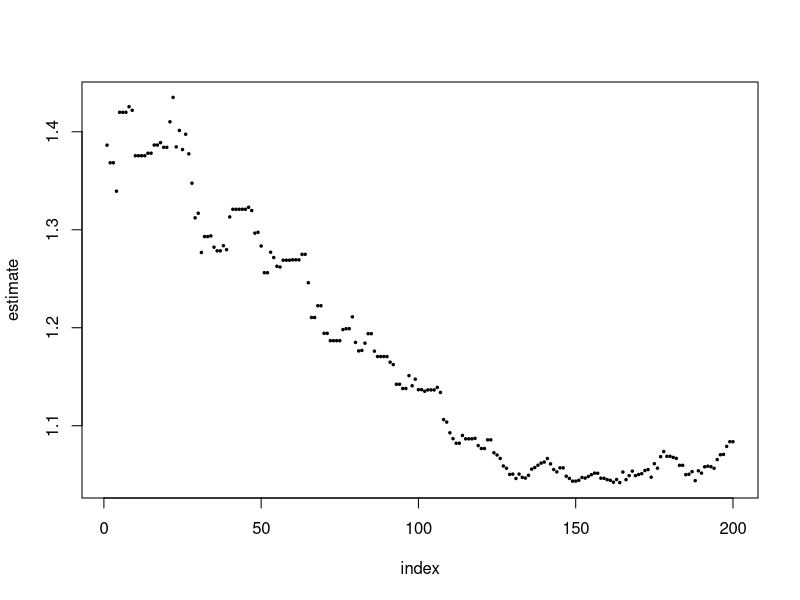
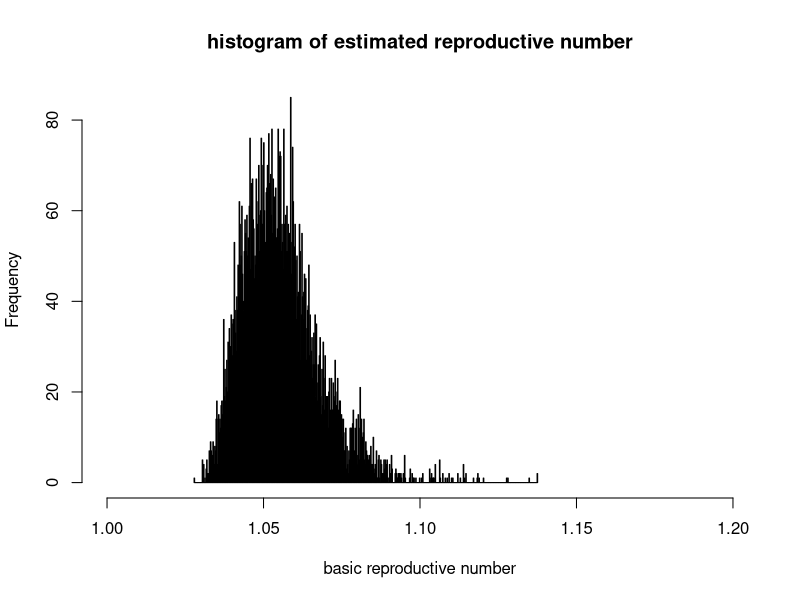
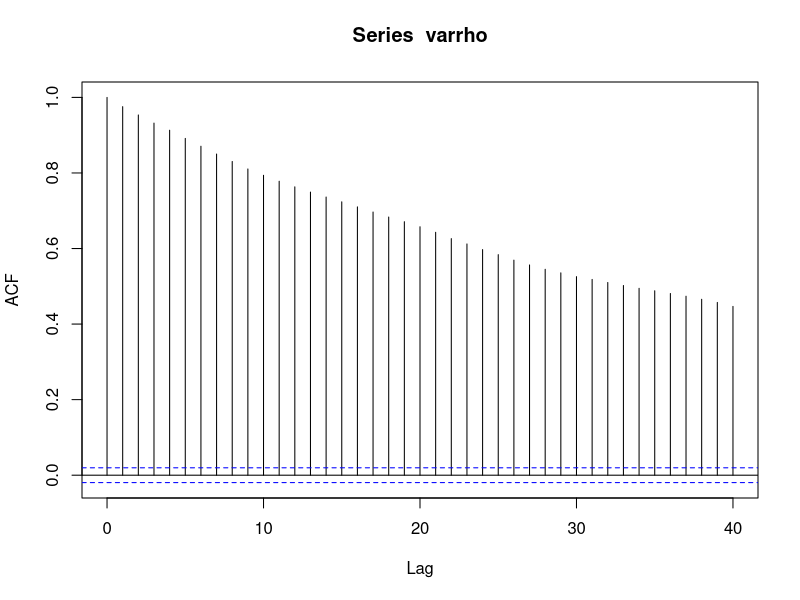
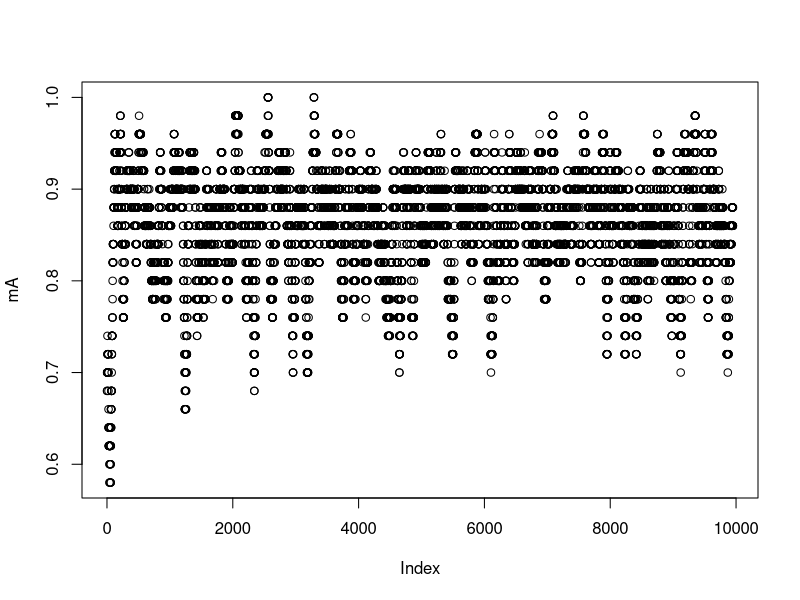

Write the R code that produced these figures, in order.
setwd("~/Lecture/Lecture=current/Introduction")

flu.data <- read.table("Maryland_incidence.csv", 
                       sep=",", header=TRUE )
flu.data[,1] <- as.Date(flu.data[,1],format = "%d/%m/%Y")
pop.maryland <- scan("pop_Maryland_1920.csv",
                     sep=",", skip=1, what=0)
names(pop.maryland) <- scan("pop_Maryland_1920.csv", n=5, what="", sep=",")

tot.infected <- apply(flu.data[,-1],2,sum)

n.iter <- 10000
logit.pi <- rep( 0, n.iter )
LL <- rep( 0,n.iter )
AA <- rep(0, n.iter )

#. initialize variables
sdd <- 0.1
logit.pi[1] <- 0

ssize <- 5

mu <- pop.maryland * exp( logit.pi[1])/(1+exp( logit.pi[1]) )
LL[1] <- sum( dnbinom(tot.infected, ssize, mu=mu, log=TRUE) )

for ( k in 2:n.iter ){
  
  #. propose a new value
  new.logit.pi <- logit.pi[k-1] + rnorm(1,mean=0,sd=sdd )
  
  #. evaluate the loglikelihood
  new.mu <- pop.maryland * exp( new.logit.pi )/(1+exp( new.logit.pi ) )
  new.LL <- sum( dnbinom(tot.infected, ssize, mu=new.mu, log=TRUE) )
  
  RR <- exp( new.LL - LL[k-1] )
  UU <- runif(1)
  
  if ( UU < RR ){
    AA[k] <- 1
    LL[k] <- new.LL
    logit.pi[k] <- new.logit.pi
  } else {
    LL[k] <- LL[k-1]
    logit.pi[k] <- logit.pi[k-1]
  }
}

#. transform into a distribution for varrho
ppi <- exp(logit.pi)/(1 + exp(logit.pi) )
varrho <- -log( 1-ppi )/ppi

plot(varrho[1:200],pch=20,cex=0.5,
     xlab="index",ylab="estimate")

#. make histogram of value after burn in
hist( varrho[1001:n.iter], nclass=500, xlim=c(1,1.2),
      xlab="basic reproductive number",
      main="histogram of estimated reproductive number")

acf(varrho)

MovingAve <- function(x,n.lag){
  n.x <- length(x)
  M <- suppressWarnings( matrix(x,n.x+1,n.lag,byrow = FALSE) )
  m <- apply(M,1,mean)
  return(m[1:(n.x-n.lag+1)])
}

mA <- MovingAve(AA,50)
plot(mA)


